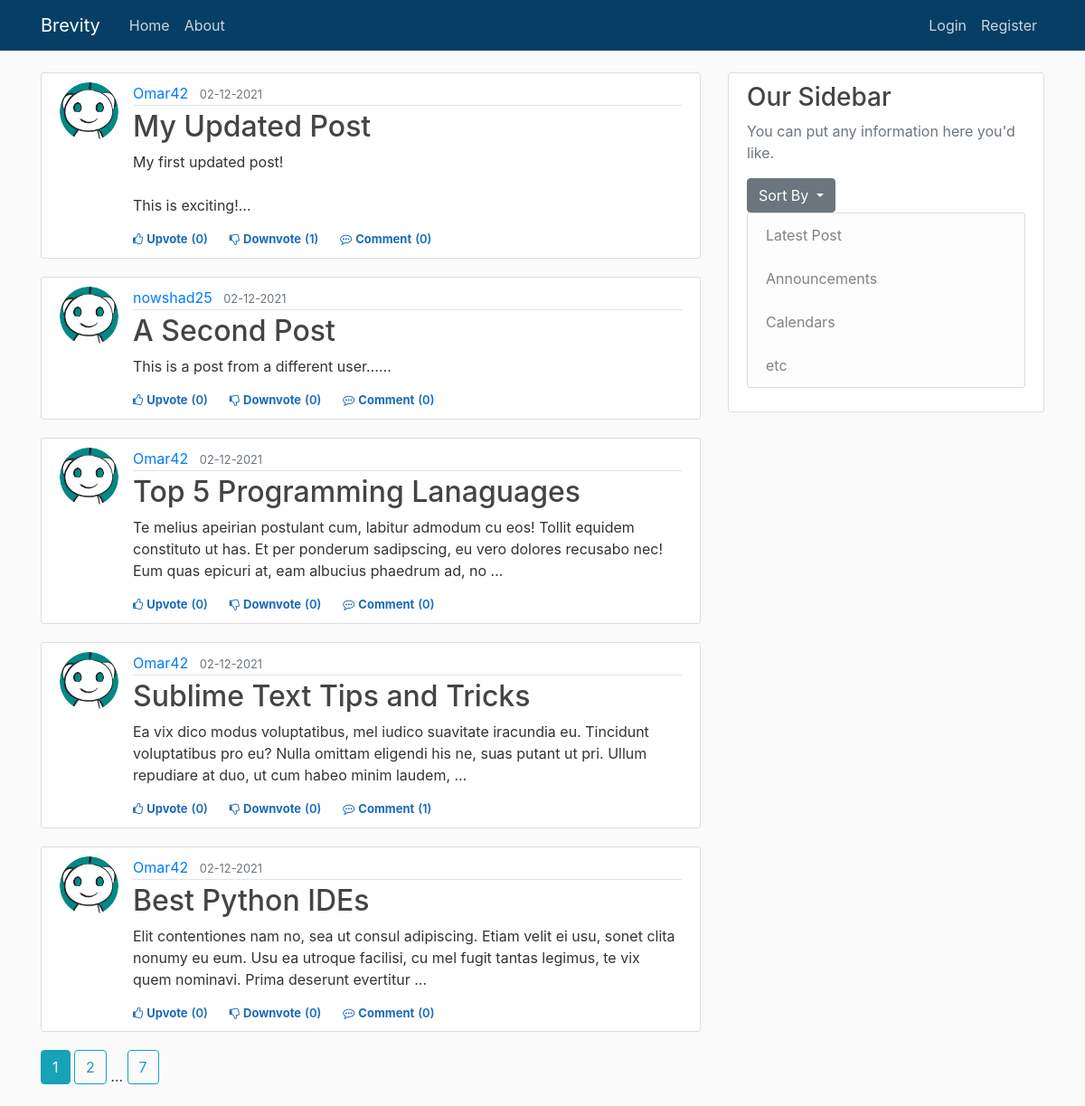
The page / on the database its author committed.
### brevity/models.py (models this page shows, shortened)
class Post(db.Model):
    id = db.Column(db.Integer, primary_key=True)
    title = db.Column(db.String(100), nullable=False)
    date_posted = db.Column(db.DateTime, nullable=False, default=datetime.utcnow)
    content = db.Column(db.Text, nullable=False)
    user_id = db.Column(db.Integer, db.ForeignKey('user.id'), nullable=False)
    tags = db.relationship('Tag', backref='post', cascade="all, delete", lazy='dynamic')
    upvotes = db.relationship('Upvote', backref='post', lazy='dynamic')
    downvotes = db.relationship('Downvote', backref='post', lazy='dynamic')
    comments = db.relationship('Comment', backref='post', lazy='dynamic')
    resources = db.relationship('ResourceFile', backref='post', lazy='dynamic')

class User(db.Model, UserMixin):
    id = db.Column(db.Integer, primary_key=True)
    username = db.Column(db.String(20), unique=True, nullable=False)
    email = db.Column(db.String(120), unique=True, nullable=False)
    image_file = db.Column(db.String(20), nullable=False, default='default.jpg')
    password = db.Column(db.String(60), nullable=False)
    posts = db.relationship('Post', backref='author', lazy=True)                    #By default SQLAlchemy guess the relationship to be one to many as posts returns a list of post.
    upvoted = db.relationship('Upvote', foreign_keys='Upvote.user_id', backref='user', lazy='dynamic')
    downvoted = db.relationship('Downvote', foreign_keys='Downvote.user_id', backref='user', lazy='dynamic')
    commented = db.relationship('Comment', backref='author', lazy=True)

### brevity/main/routes.py (the view)
@main.route("/")
@main.route("/home/<int:type>",methods=['GET', 'POST'])
def home(type=0):
    page = request.args.get('page', 1, type=int)      # type = int : to raise value error when someone passes anything other than int.
    print(type)
    if type==0:
        posts =  Post.query.paginate(page=page, per_page=5)
    elif type==1:
        posts =  Post.query.order_by(Post.date_posted.desc()).paginate(page=page, per_page=5)
    return render_template('home.html', posts = posts)

### brevity/templates/home.html (shortened to what this page needs)
{% extends "layout.html" %}
{% block content %}
    {% for post in posts.items %}
        <article class="media content-section col-md-15">
            <img class="rounded-circle article-img" src="{{ url_for('static', filename = 'profile_pics/' + post.author.image_file)}}">
            <div class="media-body ">
                <div class="article-metadata">
                    <a class="mr-2" href="{{ url_for('users.user_posts', username=post.author.username) }}">{{ post.author.username }}</a>
                    <small class="text-muted">{{ post.date_posted.strftime('%d-%m-%Y') }}</small>
                </div>
                <h2><a class="article-title" href="{{ url_for('posts.post', post_id=post.id) }}">{{ post.title }}</a></h2>
                <p class="article-content">{{ post.content[:200] }}<span>&#8230;</span></p>
                <div>
                {% if current_user.is_authenticated %}
                    <div class="d-flex flex-row fs-12" id="vote{{post.id}}">
                        {% if not current_user.has_upvoted_post(post) %}
                            <div class="like cursor votestyle vote" post_id="{{post.id}}" action="upvote"><i class="fa fa-thumbs-o-up"></i><span class="ml-1">Upvote</span></div>
                            <div class="like vote_count" ><span class="ml-1 mr-4">({{post.upvotes.count()}})</span></div>
                        {% else %}
                            <div class="like cursor upvotedstyle vote" post_id="{{post.id}}" action="upvote"><i class="fa fa-thumbs-o-up"></i><span class="ml-1">Upvoted</span></div>
                            <div class="like upvoted_count" ><span class="ml-1 mr-4">({{post.upvotes.count()}})</span></div>
                        {% endif %}
                        {% if not current_user.has_downvoted_post(post) %}
                            <div class="like downvotecursor votestyle vote" post_id="{{post.id}}" action="downvote"><i class="fa fa-thumbs-o-down"></i><span class="ml-1">Downvote</span></div>
                            <div class="like vote_count"><span class="ml-1 mr-4">({{post.downvotes.count()}})</span></div>
                        {% else %}
                            <div class="like downvotecursor downvotedstyle vote" post_id="{{post.id}}" action="downvote"><i class="fa fa-thumbs-o-down"></i><span class="ml-1">Downvoted</span></div>
                            <div class="like downvoted_count"><span class="ml-1 mr-4">({{post.downvotes.count()}})</span></div>
                        {% endif %}
                        <div class="like cursor comment"><i class="fa fa-commenting-o"></i><span class="ml-1"><a class="mr-1 like cursor comment" href="{{ url_for('posts.post', post_id=post.id) }}">Comment</a></span></div>
                        <div class="like comment_count"><span class="ml-0">({{post.comments.count()}})</span></div>
                    </div>
                {% else %}
                    <div class="d-flex flex-row fs-12">
                        <div class="like cursor unauthorised_upvote"><i class="fa fa-thumbs-o-up"></i><span class="ml-1"><a class="like cursor unauthorised_upvote" href="{{ url_for('posts.vote_action', post_id=post.id, action='unauthorized_upvote')}}">Upvote</a></span></div>
                        <div class="like vote_count" ><span class="ml-1 mr-4">({{post.upvotes.count()}})</span></div>
                        <div class="like downvotecursor unauthorised_downvote"><i class="fa fa-thumbs-o-down"></i><span class="ml-1"><a class="like downvotecursor unauthorised_downvote" href="{{ url_for('posts.vote_action', post_id=post.id, action='unauthorized_downvote')}}">Downvote</a></span></div>
                        <div class="like vote_count"><span class="ml-1 mr-4">({{post.downvotes.count()}})</span></div>
                        <div class="like cursor comment"><i class="fa fa-commenting-o"></i><span class="ml-1"><a class="mr-1 like cursor comment" href="{{ url_for('posts.post', post_id=post.id) }}">Comment</a></span></div>
                        <div class="like comment_count"><span class="ml-0">({{post.comments.count()}})</span></div>
                    </div>
                {% endif %}
                </div>
            </div>
        </article>
    {% endfor %}
    {% for page_num in posts.iter_pages(left_edge=1, right_edge=1, left_current=1, right_current=2) %}
        {% if page_num %}
            {% if posts.page == page_num %}
                <a class="btn btn-info mb-4" href="{{ url_for('main.home', page = page_num) }}">{{ page_num }}</a>
            {% else %}
                <a class="btn btn-outline-info mb-4" href="{{ url_for('main.home', page = page_num) }}">{{ page_num }}</a>
            {% endif %}
        {% else %}
            ...
        {% endif %}
    {% endfor %}
{% endblock content %}

### brevity/static/main.css (style rules this page uses)
body { background: #fafafa; color: #333333; margin-top: 5rem; }
h1, h2, h3, h4, h5, h6 { color: #444444; }
.content-section { background: #ffffff; padding: 10px 20px; border: 1px solid #dddddd; border-radius: 3px; margin-bottom: 20px; }
.article-title { color: #444444; }
.article-content { white-space: pre-line; }
.article-img { height: 65px; width: 65px; margin-right: 16px; }
.article-metadata { padding-bottom: 1px; margin-bottom: 4px; border-bottom: 1px solid #e3e3e3 }
.fs-12 { font-size: 12px }
.cursor { cursor: pointer }
.downvotecursor { cursor: pointer }
.vote_count { color: #1a6ab9; font-size: 13px; font-weight: 600; }
.comment { color: #1a6ab9; font-size: 13px; font-weight: 700; }
.comment_count { color: #1a6ab9; font-size: 13px; font-weight: 600; }
.unauthorised_upvote { color: #1a6ab9; font-size: 13px; font-weight: 700; }
.unauthorised_downvote { color: #1a6ab9; font-size: 13px; font-weight: 700; }

### rows shown on the page
Post: image_file (placeholder picture), author.username "Omar42", date_posted "02-12-2021", title "My Updated Post", content "My first updated post! This is exciting!", upvotes.count "0", downvotes.count "1", comments.count "0"
Post: image_file (placeholder picture), author.username "nowshad25", date_posted "02-12-2021", title "A Second Post", content "This is a post from a different user...", upvotes.count "0", downvotes.count "0", comments.count "0"
Post: image_file (placeholder picture), author.username "Omar42", date_posted "02-12-2021", title "Top 5 Programming Lanaguages", content "Te melius apeirian postulant cum, labitur admodum cu eos! Tollit equidem constituto ut has. Et per ponderum sadipscing, eu vero dolores recusabo nec! Eum quas epicuri at, eam albucius phaedrum ad, no", upvotes.count "0", downvotes.count "0", comments.count "0"
Post: image_file (placeholder picture), author.username "Omar42", date_posted "02-12-2021", title "Sublime Text Tips and Tricks", content "Ea vix dico modus voluptatibus, mel iudico suavitate iracundia eu. Tincidunt voluptatibus pro eu? Nulla omittam eligendi his ne, suas putant ut pri. Ullum repudiare at duo, ut cum habeo minim laudem,", upvotes.count "0", downvotes.count "0", comments.count "1"
Post: image_file (placeholder picture), author.username "Omar42", date_posted "02-12-2021", title "Best Python IDEs", content "Elit contentiones nam no, sea ut consul adipiscing. Etiam velit ei usu, sonet clita nonumy eu eum. Usu ea utroque facilisi, cu mel fugit tantas legimus, te vix quem nominavi. Prima deserunt evertitur", upvotes.count "0", downvotes.count "0", comments.count "0"

### other values the page prints
{{ page_num }} "1"
{{ page_num }} "2" "7"
